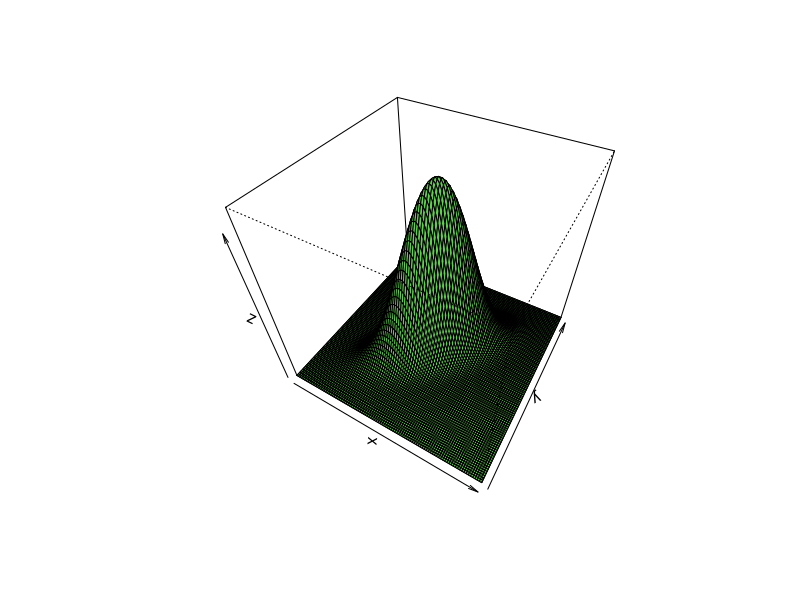
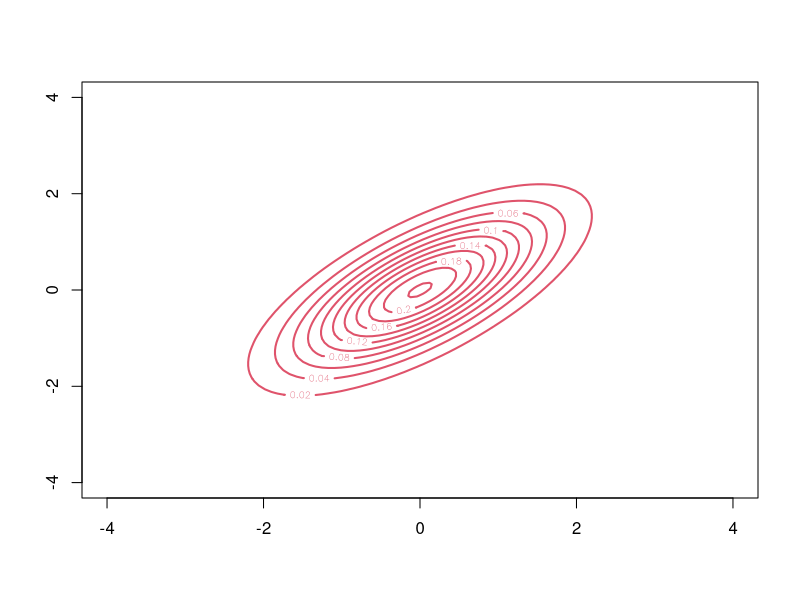
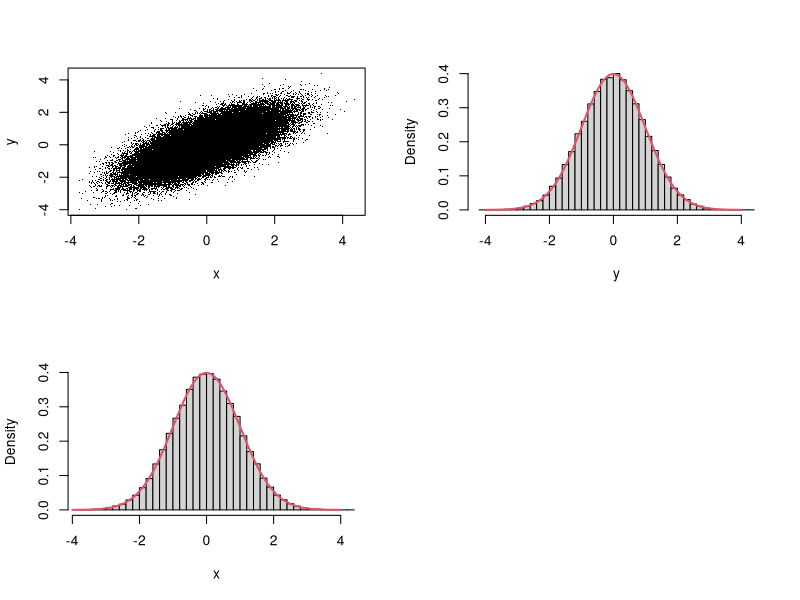

Here is the R script that generated these plots, in order:
library(mvtnorm)
nx  <- 100
ny  <- 100
x   <- seq(-4,4,length=nx)
y   <- seq(-4,4,length=ny)
z   <- matrix(NA,nx,ny)
mu  <- c(0,0)
S   <- matrix(c(1, .7, .7, 1),2,2)
for(i in 1:nx)
    for(j in 1:ny)
        z[i,j] <- dmvnorm(c(x[i],y[j]), mean=mu,sigma=S)
# Grafico 1
x11()
persp(x,y,z, phi = 45, theta = 30,col=3)
# Grafico 2
x11()
contour(x,y,z,col=2,lwd=2)
#-----------------------------------
w <- rmvnorm(100000,mean=mu,sigma=S)
#Grafico 3
x11()
par(mfrow=c(2,2))
plot(w,pch=".",main="",xlab="x",ylab="y")
hist(w[,2],prob=T,nclass=50,main="",xlab="y")
lines(y,dnorm(y),lwd=2,col=2)
hist(w[,1],prob=T,nclass=50,main="",xlab="x")
lines(x,dnorm(x),lwd=2,col=2)
